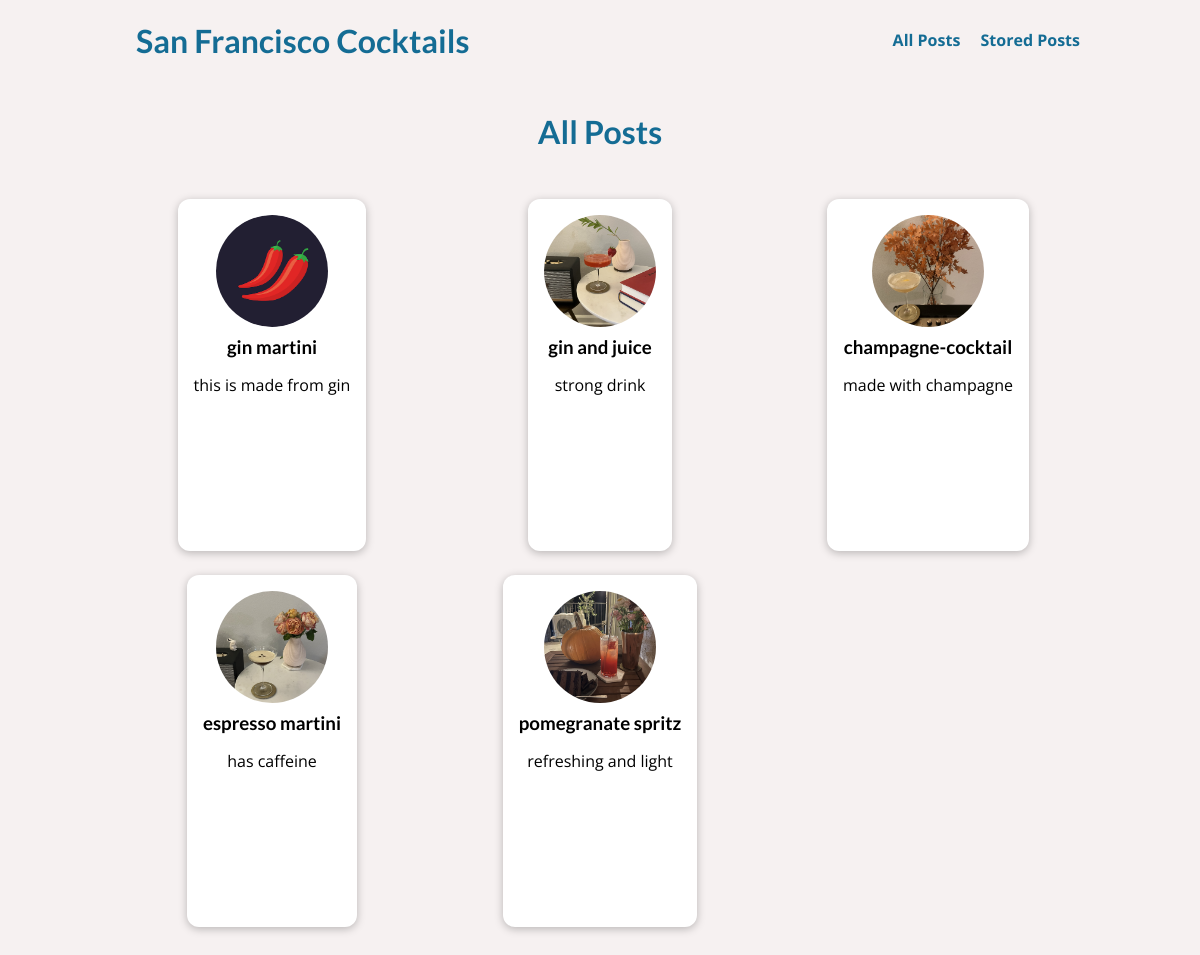
Page /posts on the earlier database version.
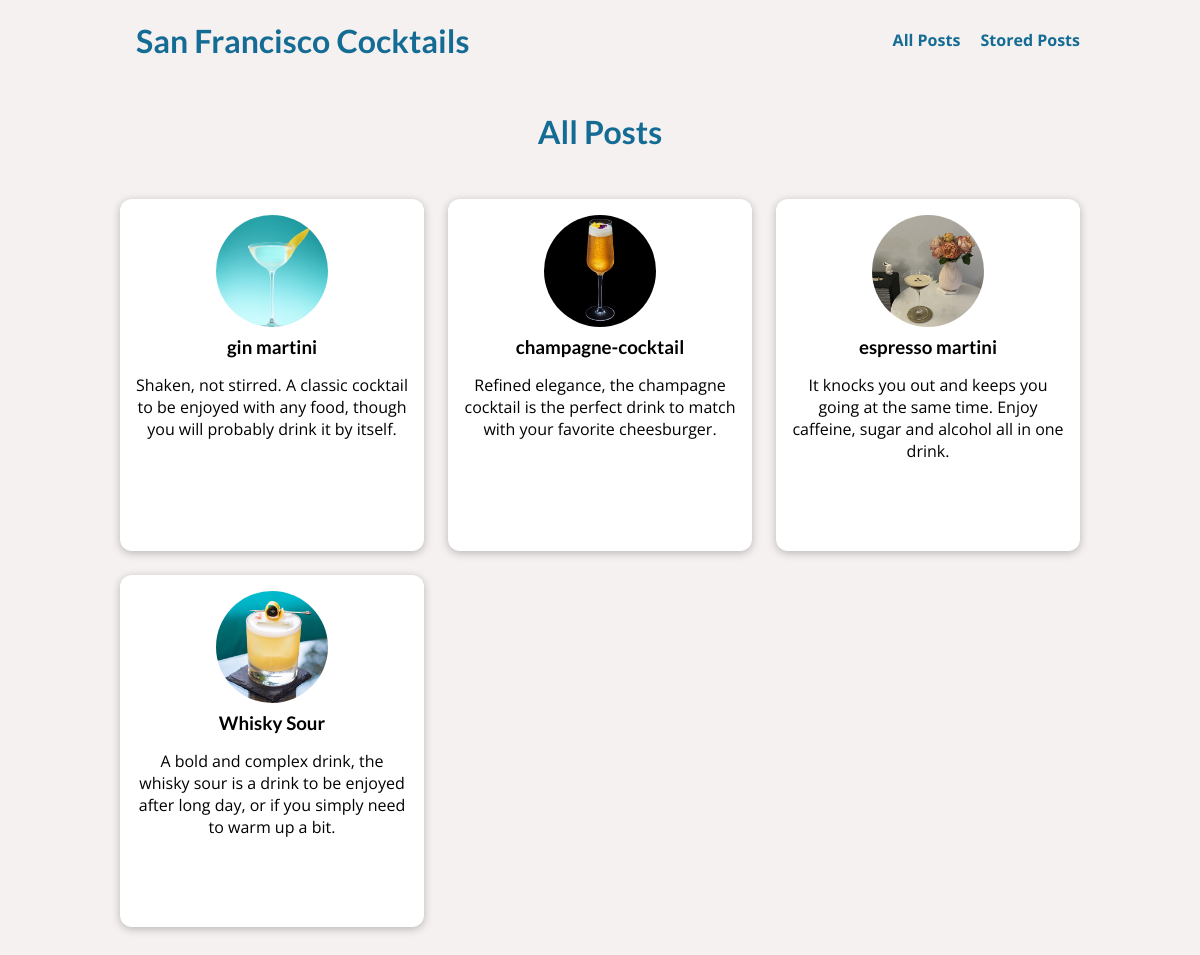
Same page on the later database version.
### blog/models.py (models this page shows, shortened)
class Post(models.Model):
    title = models.CharField(max_length=150)
    excerpt = models.CharField(max_length=300)
    image = models.ImageField(upload_to="posts", null=True)
    date = models.DateField(auto_now=True)
    slug = models.SlugField(unique=True, db_index=True)
    content = models.TextField(validators=[MinLengthValidator(10)])
    author = models.ForeignKey(Author, on_delete=models.SET_NULL, null=True, related_name="posts")
    tags = models.ManyToManyField(Tag)

### blog/views.py (the view)
# urls.py: path("posts", views.AllPostsView.as_view(), name="posts-page"),
class AllPostsView(ListView):
    template_name = "blog/all-posts.html"
    model = Post
    ordering = ["-date"]
    context_object_name = "all_posts"

### blog/templates/blog/all-posts.html (shortened to what this page needs)
{% extends "base.html" %}
{% load static %}
{% block css_files %}
    <link rel="stylesheet"  href="{% static 'blog/post.css' %}" />
    <link rel="stylesheet" href="{% static 'blog/all-posts.css' %}" />
{% endblock %}
{% block content %}
    <section  id="all-posts">
        <h2>All Posts</h2>
        <ul>
            {% for post in all_posts %}
                {% include "blog/includes/post.html" %}
            {% endfor %}
        </ul>
    </section>
{% endblock %}

### templates/base.html (shortened to what this page needs)
{% load static %}
<!DOCTYPE html>
<html lang="en">
<head>
    <link rel="stylesheet" href="{% static 'app.css' %}" />
    {% block css_files %} {% endblock %}
</head>
<body>
    <header id="main-navigation">
        <h1><a href="{% url 'starting-page' %}">San Francisco Cocktails</a></h1>
        <nav>
            <a href="{% url 'posts-page' %}">All Posts</a>
            <a href="{% url 'read-later' %}">Stored Posts</a>
        </nav>
    </header>
    {% block content %}
    {% endblock %}
</body>
</html>

### blog/templates/blog/includes/post.html
{% load static %}
<li>
    <article class="post">
        <a href="{% url 'post-detail-page' post.slug %}">
            <img src="{{ post.image.url }}" alt="{{ post.title }}" />
            <div class="post__content">
                <h3>{{ post.title }}</h3>
                <p>{{ post.excerpt }}</p>
            </div>
        </a>
    </article>
</li>

### static/app.css (style rules this page uses)
* { box-sizing: border-box; }
html { font-family: 'Open Sans', 'Lato', sans-serif; }
body { margin: 0; }
h1, h2, h3 { font-family: 'Lato', sans-serif; font-weight: bold; }
#main-navigation { width: 100%; height: 5rem; display: flex; justify-content: space-between; align-items: center; padding: 0 10%; position: absolute; top: 0; left: 0; }
#main-navigation a { text-decoration: none; color: #146C94; font-weight: bold; margin-left: 1rem; }

### blog/static/blog/post.css (style rules this page uses)
.post { display: flex; flex-direction: column; align-items: center; text-align: center; }
.post a { text-decoration: none; color: black; transition: all 0.2s ease; padding: 1rem; }
.post img { width: 7rem; height: 7rem; object-fit: cover; border-radius: 50%; }
.post h3 { margin: 0.25rem 0; }

### blog/static/blog/all-posts.css (style rules this page uses)
body { background-color: #F6F1F1; }
#main-navigation { background-color: #F6F1F1; }
#all-posts { margin: 7rem auto; width: 90%; max-width: 60rem; }
#all-posts h2 { text-align: center; font-size: 2rem; color: #146C94; margin: 3rem 0; }
ul { list-style: none; margin: 0; padding: 0; display: grid; grid-template-columns: repeat(auto-fill, minmax(17rem, 1fr)); gap: 1.5rem; }
.post img { width: 7rem; height: 7rem; }
.post a { height: 22rem; transform-origin: center; box-shadow: 0 2px 8px rgba(0, 0, 0, 0.25); border-radius: 12px; background-color: white; }

Differences in the rows shown:
removed Post: image (picture), title "gin and juice", excerpt "strong drink"
removed Post: image (picture), title "pomegranate spritz", excerpt "refreshing and light"
changed Post "gin martini": image: a different picture; excerpt "this is made from gin" → "Shaken, not stirred. A classic cocktail to be enjoyed with any food, though you will probably drink it by itself."
changed Post "champagne-cocktail": image: a different picture; excerpt "made with champagne" → "Refined elegance, the champagne cocktail is the perfect drink to match with your favorite cheesburger."
changed Post "espresso martini": excerpt "has caffeine" → "It knocks you out and keeps you going at the same time. Enjoy caffeine, sugar and alcohol all in one drink."
added Post: image (picture), title "Whisky Sour", excerpt "A bold and complex drink, the whisky sour is a drink to be enjoyed after long day, or if you simply need to warm up a bit."
